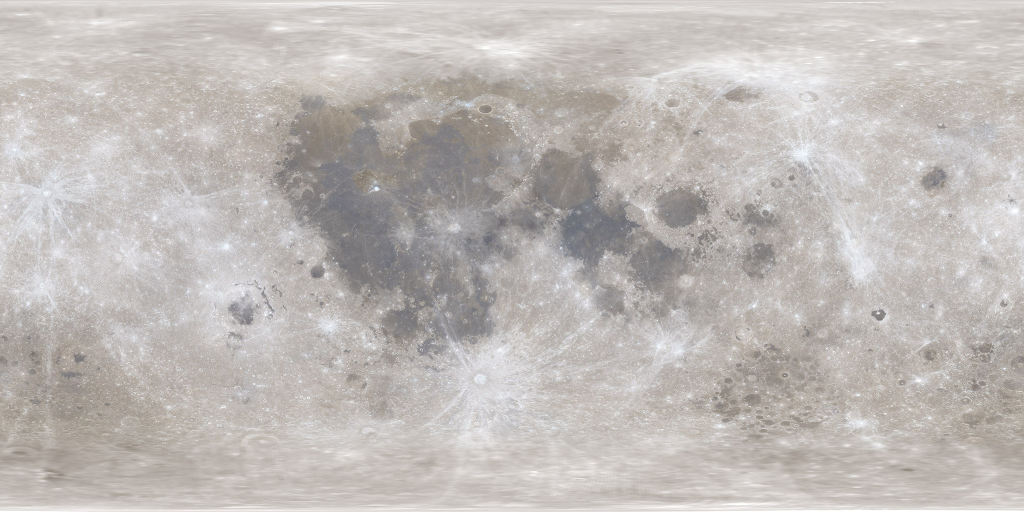
#> input picture scripts/assets/moon/lroc_color_2k.jpg, 2048 x 1024 px (shown at 1/2 size)
$ python generate-moon-texture.py
#> lines starting #> are read from the running program, lines starting #| are printed output that depends on the picture
# /// script
# requires-python = ">=3.12"
# dependencies = ["numpy==2.5.4", "pillow==13.0.0"]
# ///
"""Project NASA's lunar albedo map with `uv run scripts/generate-moon-texture.py`."""

import hashlib
from pathlib import Path

import numpy as np
from PIL import Image

# Pristine NASA SVS CGI Moon Kit source, downloaded without modification:
# https://svs.gsfc.nasa.gov/vis/a000000/a004700/a004720/lroc_color_2k.jpg
# Source and credit: https://svs.gsfc.nasa.gov/4720/ — NASA's Scientific Visualization Studio.
# NASA SVS content is public domain unless otherwise noted: https://svs.gsfc.nasa.gov/help/
SOURCE_SHA256 = 'f7130a1822681fa7512d7dcfd40db8c10b9ba4f06777910348698260ed7a2170'
ROOT = Path(__file__).resolve().parents[1]
SOURCE = ROOT / 'scripts/assets/moon/lroc_color_2k.jpg'
OUTPUT = ROOT / 'app/src/main/res/drawable-nodpi/moon_surface.png'
TEXTURE_SIZE = 512
SUPERSAMPLING = 2


def moon_texture():
	"""Orthographically project the near side, north up, without baked phase lighting."""
	if hashlib.sha256(SOURCE.read_bytes()).hexdigest() != SOURCE_SHA256:
		raise ValueError('The original NASA lunar map has changed; check its provenance before rebuilding.')

	with Image.open(SOURCE) as image:
#> image is the input picture: PIL image 2048x1024 RGB; mean R, G, B 190.8, 185.8, 182.7
		source = np.asarray(image.convert('RGB'), dtype=np.float64)

	size = TEXTURE_SIZE * SUPERSAMPLING
	axis = (np.arange(size, dtype=np.float64) + 0.5) * 2 / size - 1
	xx, yy = np.meshgrid(axis, axis)
	distance_squared = xx * xx + yy * yy
	visible = distance_squared < 1
	zz = np.sqrt(np.maximum(0, 1 - distance_squared))
	longitude = np.arctan2(xx, zz)
	latitude = np.arcsin(np.clip(-yy, -1, 1))
	# The map's central meridian is 0 degrees; Mare Crisium stays on the right.
	u = (longitude / (2 * np.pi) + 0.5) * source.shape[1] - 0.5
	v = (0.5 - latitude / np.pi) * source.shape[0] - 0.5
	x0 = np.floor(u).astype(np.int32) % source.shape[1]
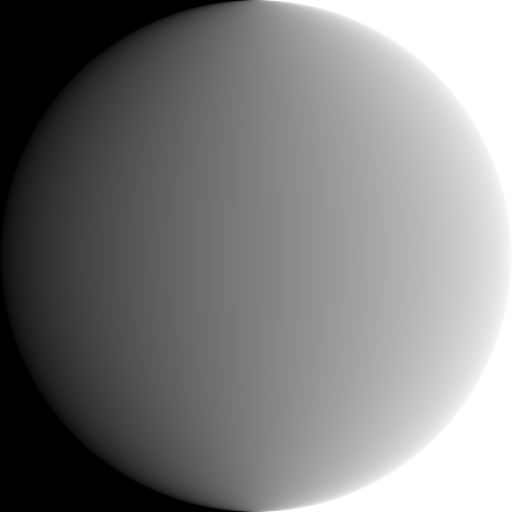
#> u: shape (1024, 1024) float64 (shown at 1/2 size); min 511.5, max 1535.5, mean 1023.5; drawn with min black and max white
	y0 = np.clip(np.floor(v).astype(np.int32), 0, source.shape[0] - 1)
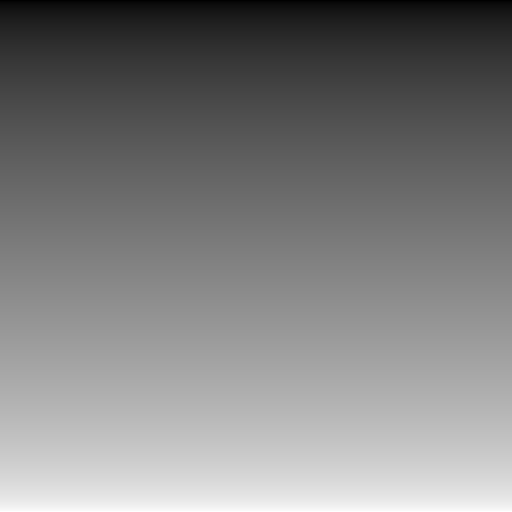
#> v: shape (1024, 1024) float64 (shown at 1/2 size); min 13.91, max 1009.1, mean 511.5; drawn with min black and max white
	x1 = (x0 + 1) % source.shape[1]
	y1 = np.minimum(y0 + 1, source.shape[0] - 1)
	fx = (u - np.floor(u))[..., None]
	fy = (v - np.floor(v))[..., None]
	top = source[y0, x0] * (1 - fx) + source[y0, x1] * fx
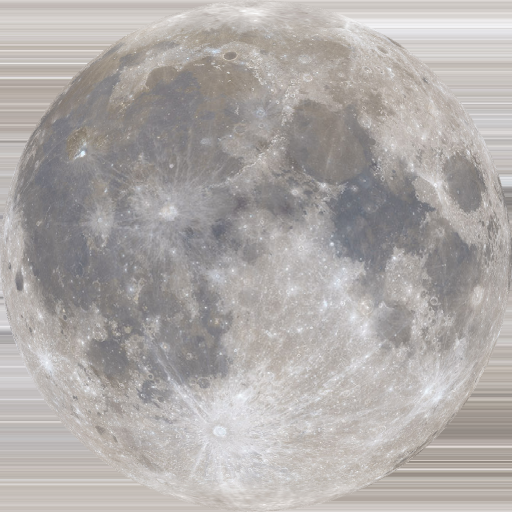
#> top: shape (1024, 1024, 3) float64 (shown at 1/2 size); mean R, G, B 175, 170.6, 168.6
	bottom = source[y1, x0] * (1 - fx) + source[y1, x1] * fx
	rgb = np.rint(top * (1 - fy) + bottom * fy).astype(np.uint8)
	rgba = np.dstack((rgb, visible.astype(np.uint8) * 255))
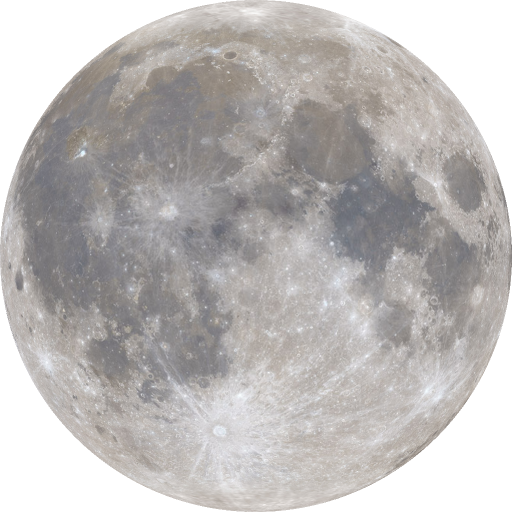
#> rgba: shape (1024, 1024, 4) (shown at 1/2 size); mean R, G, B, A 175, 170.6, 168.6, 200.3; transparent parts drawn white
	return Image.fromarray(rgba).resize((TEXTURE_SIZE, TEXTURE_SIZE), Image.Resampling.LANCZOS)
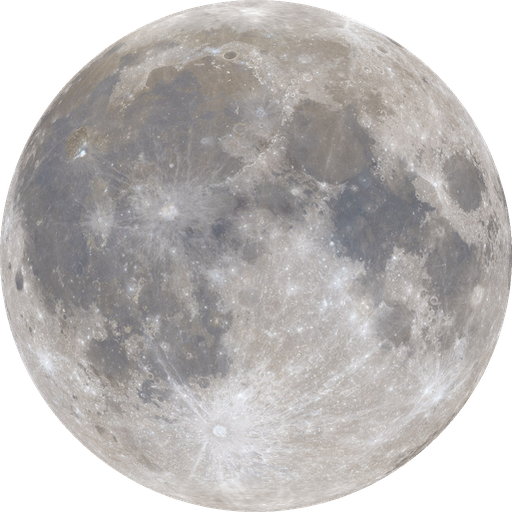
#> returned value: PIL image 512x512 RGBA; mean R, G, B, A 134.7, 131.4, 130.2, 200.3; transparent parts drawn white


def main():
	OUTPUT.parent.mkdir(parents=True, exist_ok=True)
	image = moon_texture()
	image.save(OUTPUT, optimize=True)
#> (the run stopped early here; a loop or call above may not have finished)
